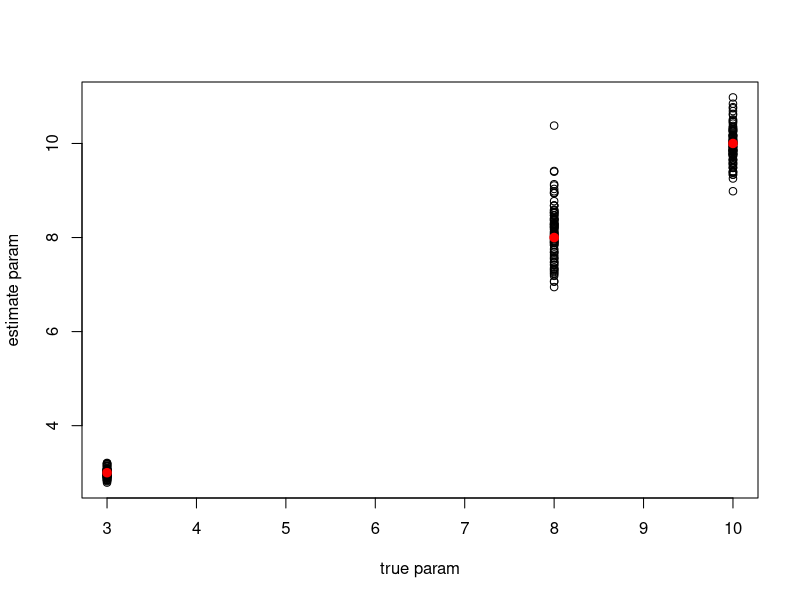

The R source for this figure:
## ---- chunk 1
LL = function(param, x){
  a0 = param[1]   #shape for prior
  d0 = param[2]   #rate for prior
  a1 = param[3]   #shape for sampling model
  
  n = length(x)
  
  C = d0 + a1 * x
  
  res = n * (lgamma(a0 + a1) - lgamma(a0) - lgamma(a1) + a0 * log(d0) + a1 * log(a1)) + sum((a1 - 1) * log(x)) - sum((a0 + a1) * log(C))
  
  return(-res)
  
}

###true parameter
a0 = 3
d0 = 10
a1 = 8

###optimize N = 100times
N = 100
est.a0 = rep(0,N)
est.d0 = rep(0,N)
est.a1 = rep(0,N)

for(i in 1:100){
  wt <- 1 / rgamma( 10000, shape=a0, rate= d0 ) 
  dt <- rgamma( 10000, shape=a1, rate=(a1/wt) )
  fit3 <- suppressMessages(nlminb( start=c(2,2,2), objective=LL, x=dt, lower=c(0,0,0) ))
  est.a0[i] = fit3$par[1]
  est.d0[i] = fit3$par[2]
  est.a1[i] = fit3$par[3]
}

plot(c(rep(c(a0,d0,a1),each = N)) ,c(est.a0,est.d0,est.a1), 
     xlab = "true param", ylab = "estimate param")
points(a0,a0,col = "red", pch = 19, lwd = 2)
points(d0,d0,col = "red", pch = 19, lwd = 2)
points(a1,a1,col = "red", pch = 19, lwd = 2)

